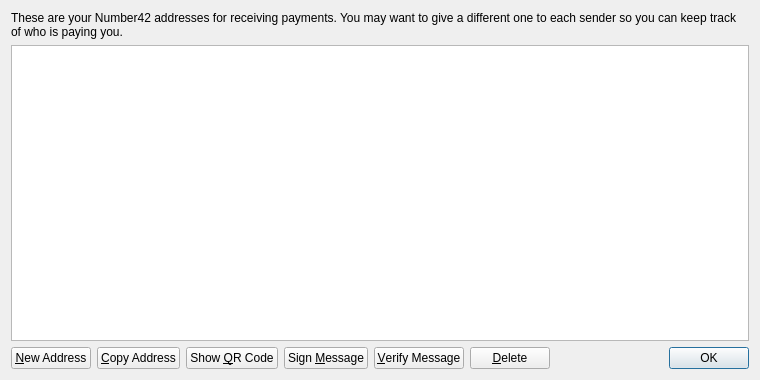
<?xml version="1.0" encoding="UTF-8"?>
<ui version="4.0">
 <class>AddressBookPage</class>
 <widget class="QWidget" name="AddressBookPage">
  <property name="geometry">
   <rect>
    <x>0</x>
    <y>0</y>
    <width>760</width>
    <height>380</height>
   </rect>
  </property>
  <property name="windowTitle">
   <string>Address Book</string>
  </property>
  <layout class="QVBoxLayout" name="verticalLayout">
   <item>
    <widget class="QLabel" name="labelExplanation">
     <property name="text">
      <string>These are your Number42 addresses for receiving payments. You may want to give a different one to each sender so you can keep track of who is paying you.</string>
     </property>
     <property name="textFormat">
      <enum>Qt::PlainText</enum>
     </property>
     <property name="wordWrap">
      <bool>true</bool>
     </property>
    </widget>
   </item>
   <item>
    <widget class="QTableView" name="tableView">
     <property name="contextMenuPolicy">
      <enum>Qt::CustomContextMenu</enum>
     </property>
     <property name="toolTip">
      <string>Double-click to edit address or label</string>
     </property>
     <property name="tabKeyNavigation">
      <bool>false</bool>
     </property>
     <property name="alternatingRowColors">
      <bool>true</bool>
     </property>
     <property name="selectionMode">
      <enum>QAbstractItemView::SingleSelection</enum>
     </property>
     <property name="selectionBehavior">
      <enum>QAbstractItemView::SelectRows</enum>
     </property>
     <property name="sortingEnabled">
      <bool>true</bool>
     </property>
     <attribute name="verticalHeaderVisible">
      <bool>false</bool>
     </attribute>
    </widget>
   </item>
   <item>
    <layout class="QHBoxLayout" name="horizontalLayout">
     <item>
      <widget class="QPushButton" name="newAddressButton">
       <property name="toolTip">
        <string>Create a new address</string>
       </property>
       <property name="text">
        <string>&amp;New Address</string>
       </property>
       <property name="icon">
        <iconset resource="../bitcoin.qrc">
         <normaloff>:/icons/add</normaloff>:/icons/add</iconset>
       </property>
      </widget>
     </item>
     <item>
      <widget class="QPushButton" name="copyToClipboard">
       <property name="toolTip">
        <string>Copy the currently selected address to the system clipboard</string>
       </property>
       <property name="text">
        <string>&amp;Copy Address</string>
       </property>
       <property name="icon">
        <iconset resource="../bitcoin.qrc">
         <normaloff>:/icons/editcopy</normaloff>:/icons/editcopy</iconset>
       </property>
      </widget>
     </item>
     <item>
      <widget class="QPushButton" name="showQRCode">
       <property name="text">
        <string>Show &amp;QR Code</string>
       </property>
       <property name="icon">
        <iconset resource="../bitcoin.qrc">
         <normaloff>:/icons/qrcode</normaloff>:/icons/qrcode</iconset>
       </property>
      </widget>
     </item>
     <item>
      <widget class="QPushButton" name="signMessage">
       <property name="toolTip">
        <string>Sign a message to prove you own a Number42 address</string>
       </property>
       <property name="text">
        <string>Sign &amp;Message</string>
       </property>
       <property name="icon">
        <iconset resource="../bitcoin.qrc">
         <normaloff>:/icons/edit</normaloff>:/icons/edit</iconset>
       </property>
      </widget>
     </item>
     <item>
      <widget class="QPushButton" name="verifyMessage">
       <property name="toolTip">
        <string>Verify a message to ensure it was signed with a specified Number42 address</string>
       </property>
       <property name="text">
        <string>&amp;Verify Message</string>
       </property>
       <property name="icon">
        <iconset resource="../bitcoin.qrc">
         <normaloff>:/icons/transaction_0</normaloff>:/icons/transaction_0</iconset>
       </property>
      </widget>
     </item>
     <item>
      <widget class="QPushButton" name="deleteButton">
       <property name="toolTip">
        <string>Delete the currently selected address from the list</string>
       </property>
       <property name="text">
        <string>&amp;Delete</string>
       </property>
       <property name="icon">
        <iconset resource="../bitcoin.qrc">
         <normaloff>:/icons/remove</normaloff>:/icons/remove</iconset>
       </property>
      </widget>
     </item>
     <item>
      <spacer name="horizontalSpacer">
       <property name="orientation">
        <enum>Qt::Horizontal</enum>
       </property>
       <property name="sizeHint" stdset="0">
        <size>
         <width>40</width>
         <height>20</height>
        </size>
       </property>
      </spacer>
     </item>
     <item>
      <widget class="QDialogButtonBox" name="buttonBox">
       <property name="sizePolicy">
        <sizepolicy hsizetype="Maximum" vsizetype="Fixed">
         <horstretch>0</horstretch>
         <verstretch>0</verstretch>
        </sizepolicy>
       </property>
       <property name="standardButtons">
        <set>QDialogButtonBox::Ok</set>
       </property>
      </widget>
     </item>
    </layout>
   </item>
  </layout>
 </widget>
 <resources>
  <include location="../bitcoin.qrc"/>
 </resources>
 <connections/>
</ui>
